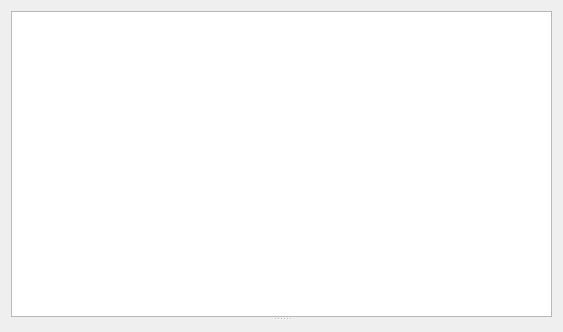
<?xml version="1.0" encoding="UTF-8"?>
<ui version="4.0">
 <class>PageAppBalance</class>
 <widget class="QWidget" name="PageAppBalance">
  <property name="geometry">
   <rect>
    <x>0</x>
    <y>0</y>
    <width>563</width>
    <height>332</height>
   </rect>
  </property>
  <property name="sizePolicy">
   <sizepolicy hsizetype="Preferred" vsizetype="Preferred">
    <horstretch>0</horstretch>
    <verstretch>0</verstretch>
   </sizepolicy>
  </property>
  <property name="windowTitle">
   <string>Form</string>
  </property>
  <layout class="QVBoxLayout" name="verticalLayout">
   <item>
    <widget class="QSplitter" name="splitter">
     <property name="sizePolicy">
      <sizepolicy hsizetype="Expanding" vsizetype="Expanding">
       <horstretch>0</horstretch>
       <verstretch>0</verstretch>
      </sizepolicy>
     </property>
     <property name="orientation">
      <enum>Qt::Vertical</enum>
     </property>
     <widget class="QWidget" name="widget_2" native="true">
      <property name="sizePolicy">
       <sizepolicy hsizetype="Expanding" vsizetype="Expanding">
        <horstretch>0</horstretch>
        <verstretch>0</verstretch>
       </sizepolicy>
      </property>
      <layout class="QVBoxLayout" name="verticalLayout_2">
       <item>
        <widget class="ParamTable" name="generalTab"/>
       </item>
      </layout>
     </widget>
     <widget class="QWidget" name="widget" native="true">
      <property name="sizePolicy">
       <sizepolicy hsizetype="Expanding" vsizetype="Preferred">
        <horstretch>0</horstretch>
        <verstretch>0</verstretch>
       </sizepolicy>
      </property>
      <layout class="QVBoxLayout" name="verticalLayout_3">
       <item>
        <widget class="QCustomPlot" name="balancePlot" native="true">
         <property name="sizePolicy">
          <sizepolicy hsizetype="Expanding" vsizetype="Expanding">
           <horstretch>0</horstretch>
           <verstretch>0</verstretch>
          </sizepolicy>
         </property>
        </widget>
       </item>
      </layout>
     </widget>
    </widget>
   </item>
  </layout>
 </widget>
 <customwidgets>
  <customwidget>
   <class>ParamTable</class>
   <extends>QTableWidget</extends>
   <header>widgets/paramtable.h</header>
  </customwidget>
  <customwidget>
   <class>QCustomPlot</class>
   <extends>QWidget</extends>
   <header>widgets/qcustomplot.h</header>
   <container>1</container>
  </customwidget>
 </customwidgets>
 <resources/>
 <connections/>
</ui>
